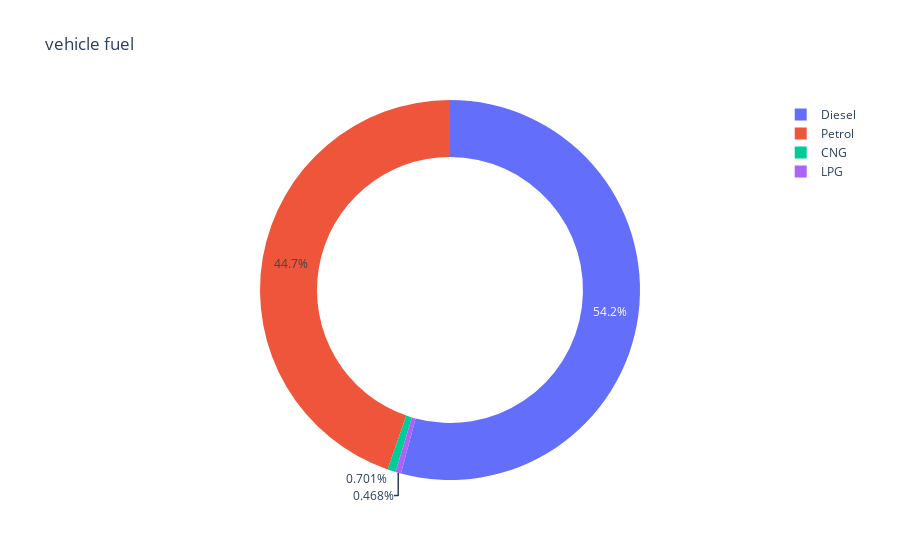

The code cell stored with this chart in its notebook:
### Markdown cell above
3.which type of fuel used by most of the vehicle ?

### Code cell
px.pie(data_frame = dataset ,names = dataset.Fuel.value_counts().index,values = dataset.Fuel.value_counts().values,
      title = "vehicle fuel " ,hole = 0.7
      )

### Figure 1 — Plotly figure (JSON) as saved in the notebook; plotly's stock layout.template omitted (floating-point values rounded to 4 significant figures)
{"data": [{"domain": {"x": [0, 1], "y": [0, 1]}, "hole": 0.7, "hovertemplate": "label=%{label}<br>value=%{value}<extra></extra>", "labels": ["Diesel", "Petrol", "CNG", "LPG"], "legendgroup": "", "name": "", "showlegend": true, "type": "pie", "values": [4402, 3631, 57, 38]}], "layout": {"legend": {"tracegroupgap": 0}, "title": {"text": "vehicle fuel "}}}
